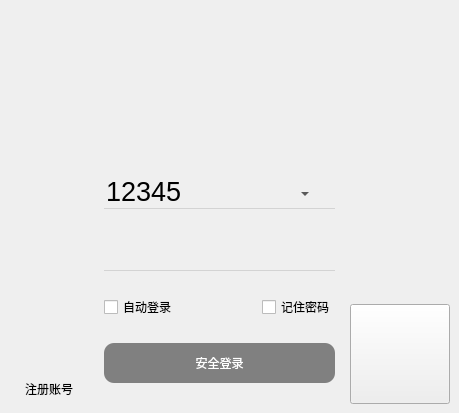
<?xml version="1.0" encoding="UTF-8"?>
<ui version="4.0">
 <class>Form</class>
 <widget class="QWidget" name="Form">
  <property name="geometry">
   <rect>
    <x>0</x>
    <y>0</y>
    <width>459</width>
    <height>413</height>
   </rect>
  </property>
  <property name="minimumSize">
   <size>
    <width>459</width>
    <height>413</height>
   </size>
  </property>
  <property name="maximumSize">
   <size>
    <width>459</width>
    <height>413</height>
   </size>
  </property>
  <property name="windowTitle">
   <string>Form</string>
  </property>
  <layout class="QHBoxLayout" name="horizontalLayout_3">
   <property name="leftMargin">
    <number>0</number>
   </property>
   <property name="topMargin">
    <number>0</number>
   </property>
   <property name="rightMargin">
    <number>0</number>
   </property>
   <property name="bottomMargin">
    <number>0</number>
   </property>
   <item>
    <widget class="QWidget" name="widget" native="true">
     <layout class="QVBoxLayout" name="verticalLayout_2" stretch="2,4">
      <property name="spacing">
       <number>0</number>
      </property>
      <property name="leftMargin">
       <number>0</number>
      </property>
      <property name="topMargin">
       <number>0</number>
      </property>
      <property name="rightMargin">
       <number>0</number>
      </property>
      <property name="bottomMargin">
       <number>0</number>
      </property>
      <item>
       <widget class="QLabel" name="donghua_lable">
        <property name="sizePolicy">
         <sizepolicy hsizetype="Expanding" vsizetype="Expanding">
          <horstretch>0</horstretch>
          <verstretch>0</verstretch>
         </sizepolicy>
        </property>
        <property name="styleSheet">
         <string notr="true"/>
        </property>
        <property name="text">
         <string/>
        </property>
       </widget>
      </item>
      <item>
       <widget class="QWidget" name="widget_2" native="true">
        <property name="styleSheet">
         <string notr="true"/>
        </property>
        <layout class="QHBoxLayout" name="horizontalLayout" stretch="1,2,1">
         <item alignment="Qt::AlignBottom">
          <widget class="QPushButton" name="pushButton">
           <property name="minimumSize">
            <size>
             <width>0</width>
             <height>31</height>
            </size>
           </property>
           <property name="maximumSize">
            <size>
             <width>80</width>
             <height>16777215</height>
            </size>
           </property>
           <property name="text">
            <string>注册账号</string>
           </property>
           <property name="flat">
            <bool>true</bool>
           </property>
          </widget>
         </item>
         <item>
          <widget class="QWidget" name="widget_3" native="true">
           <property name="styleSheet">
            <string notr="true"/>
           </property>
           <layout class="QGridLayout" name="gridLayout">
            <property name="bottomMargin">
             <number>0</number>
            </property>
            <item row="0" column="0" colspan="2">
             <widget class="QComboBox" name="comboBox">
              <property name="minimumSize">
               <size>
                <width>0</width>
                <height>35</height>
               </size>
              </property>
              <property name="styleSheet">
               <string notr="true">QComboBox {font-size:20pt;border:none;border-bottom:1px solid lightgray;background-color:transparent;}
QComboBox:hover{border-bottom:gray}
QComboBox:focus{border-bottom:1px solid rgb(18,183,245);}
QComboBox::drop-down{background-dolor:transparent;width:60px;height:40px;}
QComboBox::down-arrow{image:url(:/image/accept.png);width:40px;height:20px;}
QComboBox QAbstractItemView{min-height40px;}
QComboBox QAbstractItemView:item{color:lightblue;}


</string>
              </property>
              <property name="editable">
               <bool>true</bool>
              </property>
              <item>
               <property name="text">
                <string>12345</string>
               </property>
               <property name="icon">
                <iconset resource="denglu.qrc">
                 <normaloff>:/image/application_form.png</normaloff>:/image/application_form.png</iconset>
               </property>
              </item>
              <item>
               <property name="text">
                <string>23456</string>
               </property>
               <property name="icon">
                <iconset resource="denglu.qrc">
                 <normaloff>:/image/application_edit.png</normaloff>:/image/application_edit.png</iconset>
               </property>
              </item>
             </widget>
            </item>
            <item row="1" column="0" colspan="2">
             <widget class="QLineEdit" name="lineEdit">
              <property name="minimumSize">
               <size>
                <width>0</width>
                <height>38</height>
               </size>
              </property>
              <property name="styleSheet">
               <string notr="true">QLineEdit{font-size:20pt;border:none;border-bottom:1px solid lightgray;background-color:transparent;}
QLineEdit:hover{border-bottom:1px solid gray;}
QLineEdit:focus{border-bottom:1px solid rgb(18,183,145);}</string>
              </property>
              <property name="echoMode">
               <enum>QLineEdit::PasswordEchoOnEdit</enum>
              </property>
              <property name="clearButtonEnabled">
               <bool>true</bool>
              </property>
             </widget>
            </item>
            <item row="2" column="0">
             <widget class="QCheckBox" name="checkBox">
              <property name="text">
               <string>自动登录</string>
              </property>
             </widget>
            </item>
            <item row="2" column="1" alignment="Qt::AlignRight">
             <widget class="QCheckBox" name="checkBox_2">
              <property name="text">
               <string>记住密码</string>
              </property>
             </widget>
            </item>
            <item row="3" column="0" colspan="2">
             <widget class="QPushButton" name="pushButton_3">
              <property name="enabled">
               <bool>false</bool>
              </property>
              <property name="minimumSize">
               <size>
                <width>0</width>
                <height>40</height>
               </size>
              </property>
              <property name="styleSheet">
               <string notr="true">QPushButton{background-color:blue;border-radius:10px;color:white;spacing:30px;}
QPushButton:hover{background-color:lightblue;}
QPushButton:pressed{background-color:black;}

QPushButton:disabled{background-color:gray;}</string>
              </property>
              <property name="text">
               <string>安全登录</string>
              </property>
              <property name="icon">
               <iconset resource="denglu.qrc">
                <normaloff>:/image/application_get.png</normaloff>:/image/application_get.png</iconset>
              </property>
             </widget>
            </item>
           </layout>
          </widget>
         </item>
         <item alignment="Qt::AlignBottom">
          <widget class="QPushButton" name="pushButton_2">
           <property name="minimumSize">
            <size>
             <width>100</width>
             <height>100</height>
            </size>
           </property>
           <property name="maximumSize">
            <size>
             <width>100</width>
             <height>100</height>
            </size>
           </property>
           <property name="styleSheet">
            <string notr="true">border-image: url(:/image/1.jpg);</string>
           </property>
           <property name="text">
            <string/>
           </property>
          </widget>
         </item>
        </layout>
       </widget>
      </item>
     </layout>
    </widget>
   </item>
  </layout>
 </widget>
 <resources>
  <include location="denglu.qrc"/>
 </resources>
 <connections>
  <connection>
   <sender>pushButton</sender>
   <signal>clicked()</signal>
   <receiver>Form</receiver>
   <slot>show_denglu_pane()</slot>
   <hints>
    <hint type="sourcelabel">
     <x>77</x>
     <y>391</y>
    </hint>
    <hint type="destinationlabel">
     <x>-32</x>
     <y>385</y>
    </hint>
   </hints>
  </connection>
  <connection>
   <sender>comboBox</sender>
   <signal>editTextChanged(QString)</signal>
   <receiver>Form</receiver>
   <slot>denglu_button_ennable()</slot>
   <hints>
    <hint type="sourcelabel">
     <x>252</x>
     <y>178</y>
    </hint>
    <hint type="destinationlabel">
     <x>-9</x>
     <y>139</y>
    </hint>
   </hints>
  </connection>
  <connection>
   <sender>lineEdit</sender>
   <signal>textChanged(QString)</signal>
   <receiver>Form</receiver>
   <slot>denglu_button_ennable()</slot>
   <hints>
    <hint type="sourcelabel">
     <x>105</x>
     <y>252</y>
    </hint>
    <hint type="destinationlabel">
     <x>-2</x>
     <y>267</y>
    </hint>
   </hints>
  </connection>
  <connection>
   <sender>checkBox</sender>
   <signal>clicked(bool)</signal>
   <receiver>Form</receiver>
   <slot>zidongdenglu_button_clicked()</slot>
   <hints>
    <hint type="sourcelabel">
     <x>138</x>
     <y>308</y>
    </hint>
    <hint type="destinationlabel">
     <x>-16</x>
     <y>305</y>
    </hint>
   </hints>
  </connection>
  <connection>
   <sender>checkBox_2</sender>
   <signal>clicked(bool)</signal>
   <receiver>Form</receiver>
   <slot>jizhumima_button_clicked()</slot>
   <hints>
    <hint type="sourcelabel">
     <x>303</x>
     <y>310</y>
    </hint>
    <hint type="destinationlabel">
     <x>329</x>
     <y>419</y>
    </hint>
   </hints>
  </connection>
  <connection>
   <sender>pushButton_3</sender>
   <signal>clicked()</signal>
   <receiver>Form</receiver>
   <slot>login_button_clicked()</slot>
   <hints>
    <hint type="sourcelabel">
     <x>241</x>
     <y>381</y>
    </hint>
    <hint type="destinationlabel">
     <x>243</x>
     <y>438</y>
    </hint>
   </hints>
  </connection>
 </connections>
 <slots>
  <slot>show_denglu_pane()</slot>
  <slot>denglu_button_ennable()</slot>
  <slot>zidongdenglu_button_clicked()</slot>
  <slot>jizhumima_button_clicked()</slot>
  <slot>login_button_clicked()</slot>
 </slots>
</ui>
